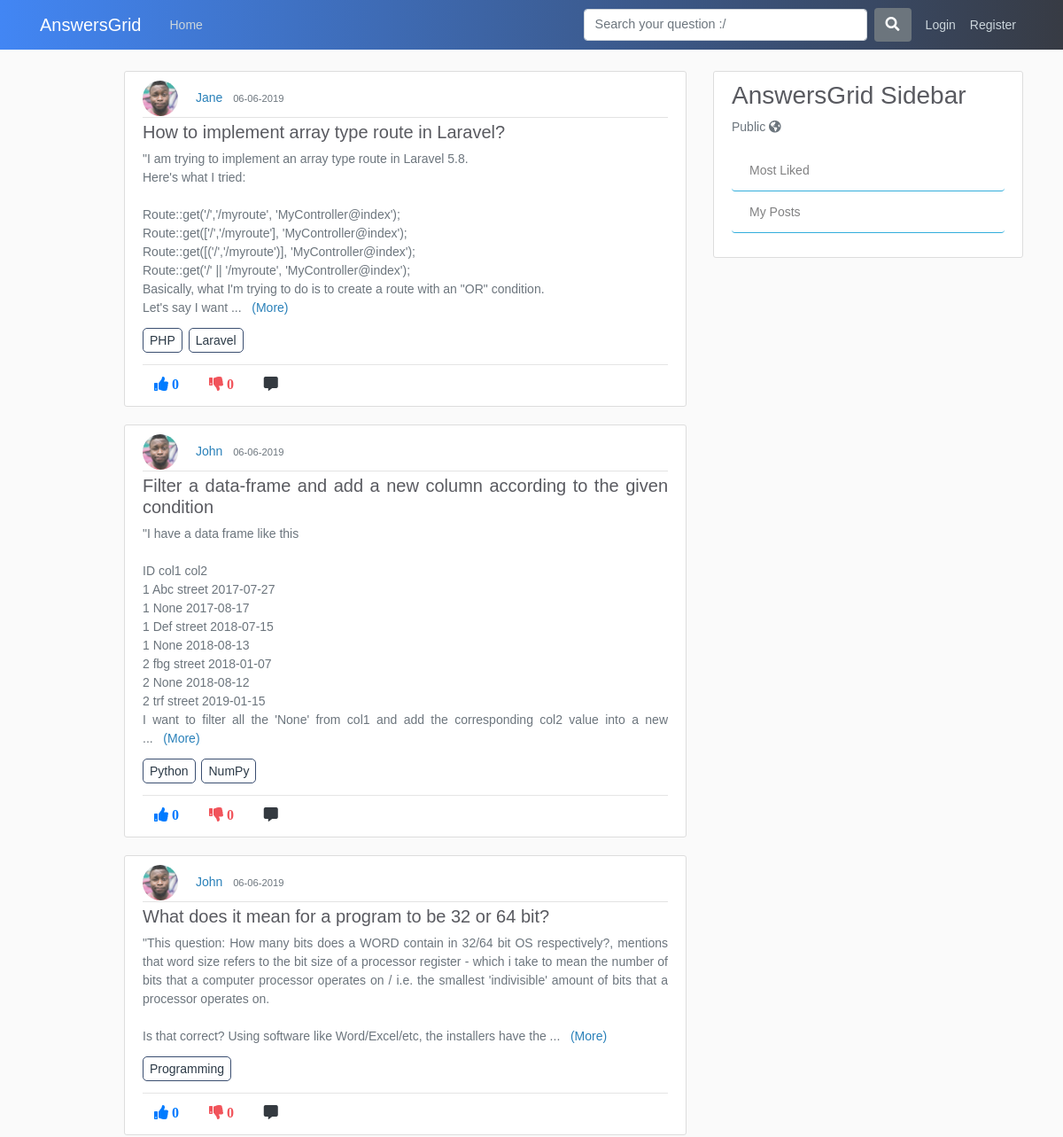
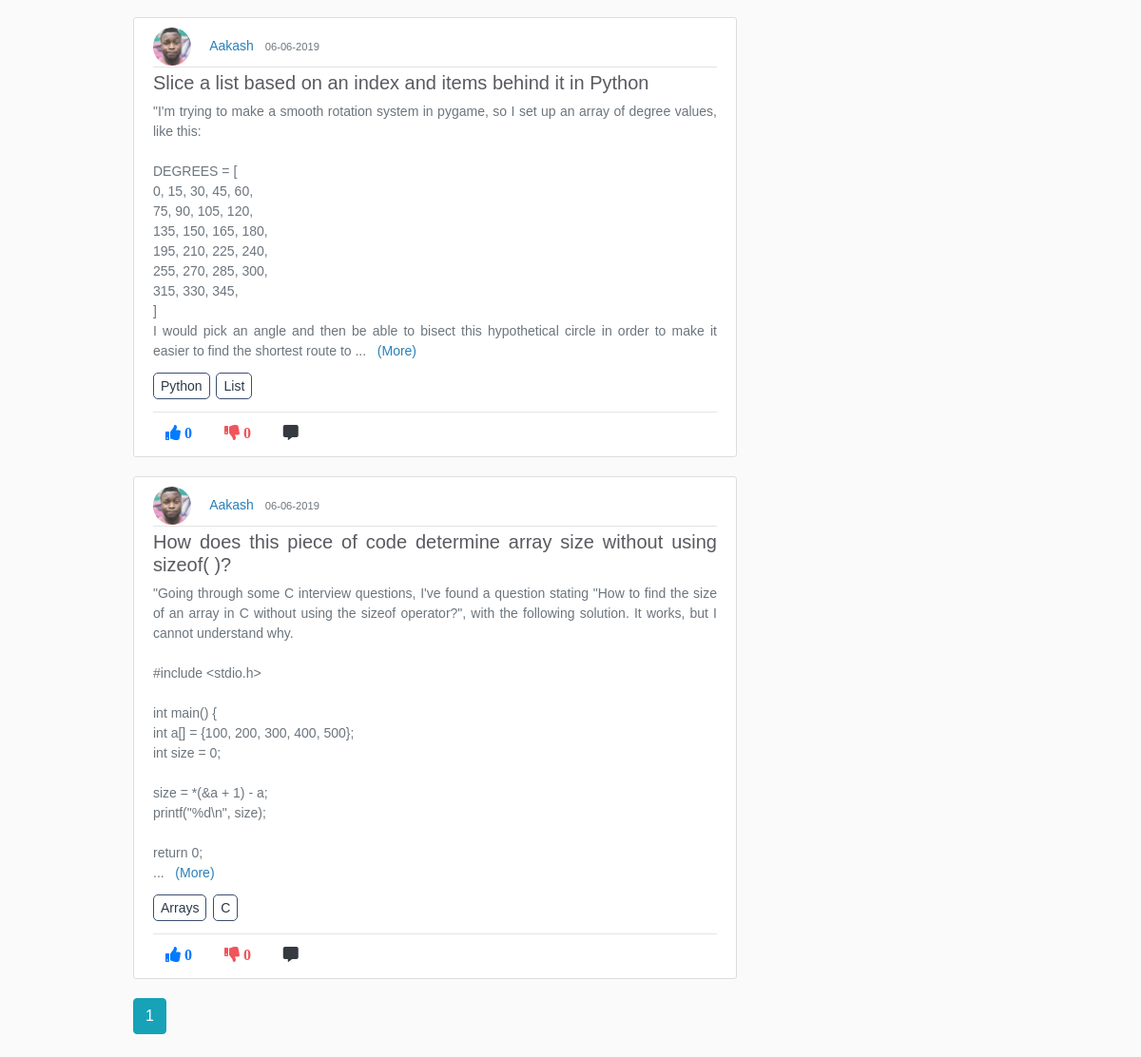
The page /home on the database its author committed (2 pictures, top to bottom).
### application/models.py (models this page shows, shortened)
class Post(db.Model):
    id = db.Column(db.Integer, primary_key=True)
    title = db.Column(db.String(100), nullable=False)
    content = db.Column(db.Text, nullable=False)
    date_posted = db.Column(db.DateTime, nullable=False, default=datetime.utcnow)
    like_count = db.Column(db.Integer, nullable=False, default=0)
    dislike_count = db.Column(db.Integer, nullable=False, default=0)
    user_id = db.Column(db.Integer, db.ForeignKey('user.id'), nullable=False)
    comments = db.relationship('Comment', backref='commentOnPost', lazy=True)
    answers = db.relationship('Answer', backref='answerOnPost', lazy=True)
    favourites = db.relationship('Favourite', backref='favour_post', lazy=True)

class User(db.Model, UserMixin):
    id = db.Column(db.Integer, primary_key=True)
    username = db.Column(db.String(20), unique=True, nullable=False)
    email = db.Column(db.String(120), unique=True, nullable=False)
    image_file = db.Column(db.String(20), nullable=False, default='default.jpg')
    password = db.Column(db.String(60), nullable=False)
    posts = db.relationship('Post', backref='author', lazy=True)
    answers = db.relationship('Answer', backref="author", lazy=True)
    comments = db.relationship('Comment', backref='author', lazy=True)
    favourites = db.relationship('Favourite', backref='author', lazy=True)

class tagposts(db.Model):
    id = db.Column(db.Integer, primary_key=True, nullable=False)
    post_id = db.Column(db.Integer, db.ForeignKey('post.id'), nullable=False)
    tag_id = db.Column(db.Integer, db.ForeignKey('tags.tag_id'), nullable=False)

class Tags(db.Model):
    tag_id = db.Column(db.Integer, primary_key=True, nullable=False)
    tag_title = db.Column(db.String,nullable=False)

### application/routes.py (the view)
@app.route("/")
@app.route("/home")
def home():
    page = request.args.get('page',1,type=int)
    posts = Post.query.order_by(Post.date_posted.desc()).paginate(page=page, per_page=5)
    joinedTables = db.session.query(tagposts.post_id,tagposts.tag_id,Tags.tag_title,Post.title,Post.user_id,Post.like_count,Post.content).join(Tags).join(Post).all()
    recommended_items_default = []
    items = db.session.query(Post).order_by(Post.date_posted.desc()).all()
    if not items:
        recommended_items_default.clear()
    else:
        for x in items:
            recommended_items_default.append(x.id)
        print('default', recommended_items_default)
    if current_user.is_authenticated:
        print('in auth')
        uid = current_user.id
        print('uid: ', uid)
        furl = "http://mayankms02.pythonanywhere.com/api/sCLAzIJDKmi1SfWLeapXYA/data_delivery/tag_item"
        params = {"uid": uid}
        response = req.post(furl,params=params)
        if str(response) == '<Response [200]>':
            print(response.text)
            print('resp 200')
            recommended_items = json.loads(response.text)
            if not recommended_items:
                flash("No posts on the site, Add a post to start!", 'info')
                return redirect('/post/new')
            else:
                return render_template('home.html', posts=posts, joinedTables=joinedTables, recommended_items=recommended_items)
        else:
            print(response)
            return jsonify("error")
    else:
        return render_template('home.html', posts=posts, recommended_items=recommended_items_default, joinedTables=joinedTables)

### application/templates/home.html (shortened to what this page needs)
{% extends "layout.html" %}
{% block content %}
{% for x in recommended_items %}
{% for post in posts.items %}
{% if  post.id == x %}
<article class="media content-section">
    <div class="media-body">
        <img class="rounded-circle article-img" src="{{ url_for('static', filename='profile_pics/' + post.author.image_file) }}">
        <a class="mr-2" href="{{ url_for('user_posts', username=post.author.username) }}">{{ post.author.username }}</a>
        <small class="text-muted">{{ post.date_posted.strftime('%d-%m-%Y') }}</small>
        <div class="article-metadata">
        </div>
        <h5 class="text-justify"><a class="article-title" href="{{ url_for('comment_post', post_id=post.id) }}">{{ post.title }}</a></h5>
        <p class="article-content more text-justify text-muted">{{ post.content}}</p>
        {% for tag in joinedTables %}
        {% if post.id == tag[0] %}
        <a class="article-content tag-style text-justify" href="{{ url_for('tags', tag_title=tag.tag_title) }}">{{ tag.tag_title }}</a>
        {% endif %}
        {% endfor %}
        <hr>
        <div class="footRow">
            {% if current_user.is_authenticated %}
            <a><i class="fas fa-thumbs-up mr-1 btn upvote" id="/vote/{{post.id}}/{{current_user.id}}" onclick="contentDisp(this);">  {{ post.like_count }} </i></a>
            <a><i class="fas fa-thumbs-down mr-1 btn upvote" id="/downvote/{{post.id}}/{{current_user.id}}" onclick="contentDisp(this);" >  {{ post.dislike_count }} </i></a>
            <a href="{{url_for('comment_post', post_id=post.id)}}"><i class="fas fa-comment-alt mr-1 btn text-dark"></i></a>
            <a href="{{url_for('favourite_post', post_id=post.id)}}"><i class="fas fa-heart mr-1 btn"></i></a>
            <a href="https://twitter.com/share?ref_src=twsrc%5Etfw" class="twitter-share-button" data-show-count="false"></a>
            {% else %}
            <a href="{{url_for('login')}}"><i class="fas fa-thumbs-up mr-1 btn text-primary upvote"> {{ post.like_count }}</i></a>
            <a href="{{url_for('login')}}"><i class="fas fa-thumbs-down mr-1 btn"> {{ post.dislike_count }} </i></a>
            <a href="{{url_for('comment_post', post_id=post.id)}}"><i class="fas fa-comment-alt mr-1 btn text-dark"></i></a> {% endif %}
        </div>
    </div>
</article>
{% endif %}
{% endfor %}
{% endfor %}
{% for page_num in posts.iter_pages(left_edge=1, right_edge=1, left_current=1, right_current=2) %}
{% if page_num %}
  {% if posts.page == page_num %}
    <a class="btn btn-info mb-4" href="{{ url_for('home', page=page_num) }}">{{ page_num }}</a>
  {% else %}
    <a class="btn btn-outline-info mb-4" href="{{ url_for('home', page=page_num) }}">{{ page_num }}</a>
  {% endif %}
{% else %}
...
{% endif %}
{% endfor %}
{% endblock content %}

### application/static/main.css (style rules this page uses)
body { background: #fafafa; color: #333333; margin-top: 5rem; }
h1, h2, h3, h4, h5, h6 { color: #444444; }
.content-section { background: #ffffff; padding: 10px 20px; border: 1px solid #dddddd; border-radius: 3px; margin-bottom: 20px; }
.article-title { color: #444444; }
.article-content { white-space: pre-line; }
.article-img { height: 40px; width: 40px; margin-right: 16px; }
.article-metadata { padding-bottom: 1px; margin-bottom: 4px; border-bottom: 1px solid #e3e3e3 }

### application/templates/layout.html (style rules this page uses)
body { color: #2e2626; margin-top: 5rem; font-size: 14px; font-weight: unset; line-height: 1.5; font-family: Arial; }
img { display: inline; }
.footRow { margin-top: -10px; }
.tag-style { margin-right: 3px; border: 1px solid #3a4e70; padding: 5px 7px; border-radius: 5px; color: #2C3A47 }
a { color: #2980b9; }
.fa-thumbs-up { color: #4286f4; }
.fa-thumbs-down { color: #f1545b }
.article-title { color: #595a60; }

### rows shown on the page
Post: image_file (placeholder picture), author.username "Jane", date_posted "06-06-2019", title "How to implement array type route in Laravel?", content "\"I am trying to implement an array type route in Laravel 5.8. Here's what I tried: Route::get('/','/myroute', 'MyController@index'); Route::get(['/','/myroute'], 'MyController@index'); Route::get([('/','/myroute')], 'MyController@index'); Route::get('/' || '/myroute', 'MyController@index'); Basically, what I'm trying to do is to create a route with an \"OR\" condition. Let's say I want", like_count "0", dislike_count "0"
tagposts: tag_title "PHP"
tagposts: tag_title "Laravel"
Post: image_file (placeholder picture), author.username "John", date_posted "06-06-2019", title "Filter a data-frame and add a new column according to the given condition", content "\"I have a data frame like this ID col1 col2 1 Abc street 2017-07-27 1 None 2017-08-17 1 Def street 2018-07-15 1 None 2018-08-13 2 fbg street 2018-01-07 2 None 2018-08-12 2 trf street 2019-01-15 I want to filter all the 'None' from col1 and add the corresponding col2 value into a new", like_count "0", dislike_count "0"
tagposts: tag_title "Python"
tagposts: tag_title "NumPy"
Post: image_file (placeholder picture), author.username "John", date_posted "06-06-2019", title "What does it mean for a program to be 32 or 64 bit?", content "\"This question: How many bits does a WORD contain in 32/64 bit OS respectively?, mentions that word size refers to the bit size of a processor register - which i take to mean the number of bits that a computer processor operates on / i.e. the smallest 'indivisible' amount of bits that a processor operates on. Is that correct? Using software like Word/Excel/etc, the installers have the", like_count "0", dislike_count "0"
tagposts: tag_title "Programming"
Post: image_file (placeholder picture), author.username "Aakash", date_posted "06-06-2019", title "Slice a list based on an index and items behind it in Python", content "\"I'm trying to make a smooth rotation system in pygame, so I set up an array of degree values, like this: DEGREES = [ 0, 15, 30, 45, 60, 75, 90, 105, 120, 135, 150, 165, 180, 195, 210, 225, 240, 255, 270, 285, 300, 315, 330, 345, ] I would pick an angle and then be able to bisect this hypothetical circle in order to make it easier to find the shortest route to", like_count "0", dislike_count "0"
tagposts: tag_title "Python"
tagposts: tag_title "List"
Post: image_file (placeholder picture), author.username "Aakash", date_posted "06-06-2019", title "How does this piece of code determine array size without using sizeof( )?", content "\"Going through some C interview questions, I've found a question stating \"How to find the size of an array in C without using the sizeof operator?\", with the following solution. It works, but I cannot understand why. #include <stdio.h> int main() { int a[] = {100, 200, 300, 400, 500}; int size = 0; size = *(&a + 1) - a; printf(\"%d\\n\", size); return 0;", like_count "0", dislike_count "0"
tagposts: tag_title "Arrays"
tagposts: tag_title "C"

### other values the page prints
{{ page_num }} "1"
